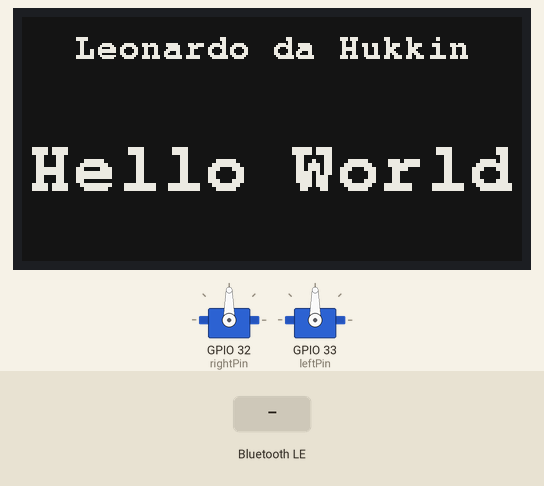
The sketch below on a simulated ESP32. Parts: 250×122 one-colour display, 2 × servo. The inputs (shaded band) are chosen by the test bench. Nothing arrives over Bluetooth unless stated; a phone connects over Bluetooth LE 3 s after start; what the sketch prints to the serial monitor is not drawn.

Above: at 2.3 s.
At 8.0 s:
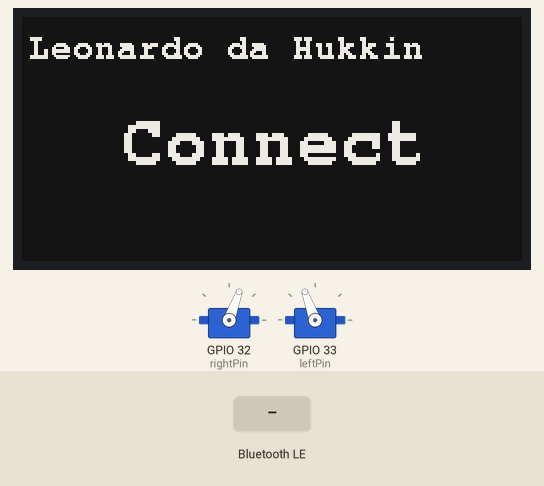
8.1 s: Bluetooth LE write "1" received
At 10.6 s:
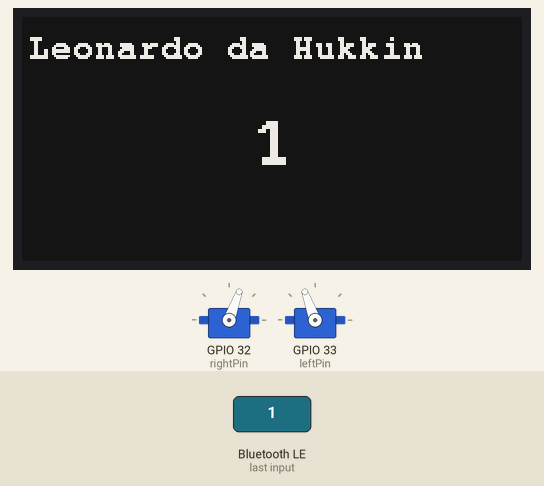
11.1 s: Bluetooth LE write "90" received
At 16.4 s:
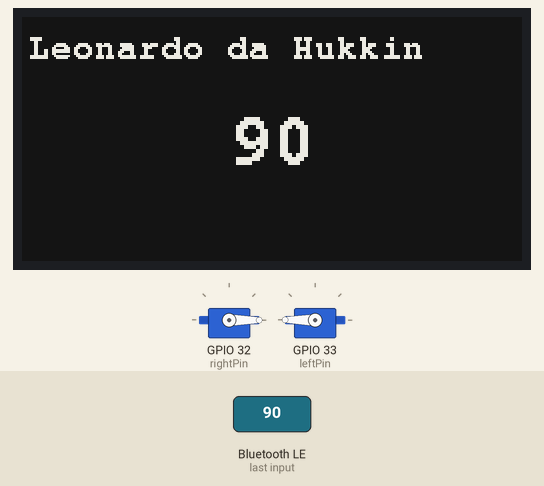
23.1 s: Bluetooth LE write "200" received
At 28.0 s:
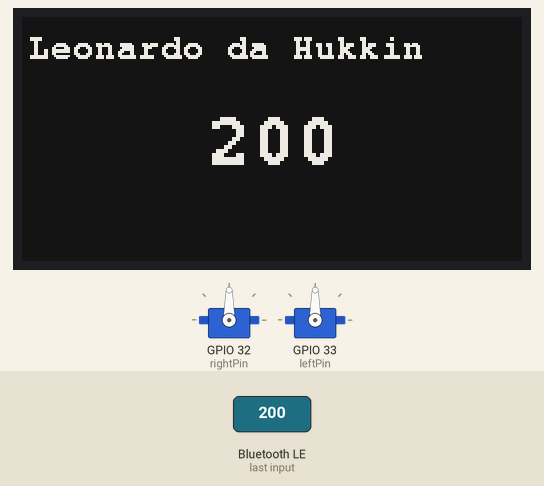
Timing chart, 0 to 29.5 s (numbered marks = the images above; inputs shaded):
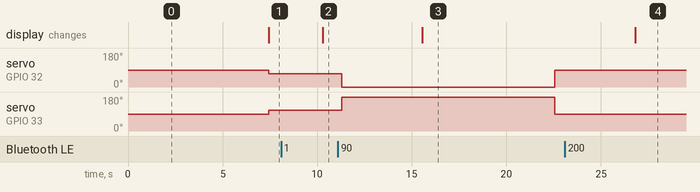

The sketch:

RobotAPI.ino
```cpp
#include <NimBLEDevice.h>
#include <ESP32Servo.h>

#include <GxEPD2_BW.h>
#include <Fonts/FreeMonoBold9pt7b.h>

// Epaper
// ESP32の接続はこちら SS=5,SCL(SCK)=18,SDA(MOSI)=23,BUSY=15,RST=2,DC=19
GxEPD2_BW<GxEPD2_213_BN, GxEPD2_213_BN::HEIGHT> display(GxEPD2_213_BN(/*CS=5*/ SS, /*DC=*/17, /*RST=*/16, /*BUSY=*/4)); // DEPG0213BN 122x250, SSD1680, TTGO T5 V2.4.1, V2.3.1

// BLE用
#define SERVICE_UUID "55725ac1-066c-48b5-8700-2d9fb3603c5e"
#define CHARACTERISTIC_UUID "69ddb59c-d601-4ea4-ba83-44f679a670ba"
#define BLE_DEVICE_NAME "WriteRobot"

NimBLEServer *pServer = NULL;
NimBLECharacteristic *pCharacteristic = NULL;
bool deviceConnected = false;
bool oldDeviceConnected = false;

// Aを初期値として利用する
//  A  B  C  D  E  F  G  H  I  J  K  L  M  N  O  P  Q  R  S  T
// 41 42 43 44 45 46 47 48 49 50 51 52 53 54 55 56 57 58 59 60

// Servo用
Servo servoRight;
Servo servoLeft;
int rightPin = 32;
int leftPin = 33;

int period = 50;
int minUs = 550;
int maxUs = 2450;

int initAngle = 90;

void executeServo(int left, int right)
{
  servoLeft.write(left);
  servoRight.write(right);
  delay(1000);
}

// 特定のパターンに沿って実行
void rotateServo(int code)
{
  if (code == 0)
  {
    executeServo(90, 90);
    executeServo(90, 55);
    executeServo(125, 0);
    executeServo(170, 10);
    executeServo(180, 55);
    executeServo(135, 60);
    executeServo(90, 90);
  }
  else if (code == 1)
  {
    executeServo(90, 90);
    executeServo(180, 0);
  }
}

// BLE Utils
class ServerCallbacks : public NimBLEServerCallbacks
{
  void onConnect(NimBLEServer *pServer)
  {
    deviceConnected = true;
    drawDisplay("Connect");
    servoLeft.write(110);
    servoRight.write(70);
    Serial.println("onConnect");
  };
  void onDisconnect(NimBLEServer *pServer)
  {
    deviceConnected = false;
    drawDisplay("Disconnect");
    Serial.println("onDisconnect");
  };
};

class CharacteristicCallbacks : public NimBLECharacteristicCallbacks
{
  // Writeされた時
  void onWrite(NimBLECharacteristic *pCharacteristic)
  {
    Serial.println("onWrite");
    String value = pCharacteristic->getValue();
    if (value.length() > 0)
    {
      Serial.print("Received Value: ");
      drawDisplay(value.c_str());
      for (int i = 0; i < value.length(); i++)
      {
        int hexValue = (int)value[i];
        Serial.print(hexValue - 48);
        Serial.print(' ');
        rotateServo(hexValue - 48);
        delay(1000);
      }
      Serial.println();
    }
  }
};

// Epaper
void drawDisplay(const char *message)
{
  // Serial.println("helloWorld");
  display.setRotation(1);
  display.setFont(&FreeMonoBold9pt7b);
  display.setTextColor(GxEPD_WHITE);

  const char *name = "Leonardo da Hukkin";
  int16_t tbx, tby;
  uint16_t tbw, tbh;
  display.getTextBounds(name, 0, 0, &tbx, &tby, &tbw, &tbh);
  // center bounding box by transposition of origin:
  uint16_t x = ((display.width() - tbw) / 2) - tbx;
  uint16_t y = ((display.height() - tbh) / 2) - tby;
  // full window mode is the initial mode, set it anyway
  display.setFullWindow();

  display.fillScreen(GxEPD_BLACK);
  display.setTextSize(1);
  display.setCursor(x, 20);
  display.print(name);

  display.setTextSize(2);
  display.getTextBounds(message, 0, 0, &tbx, &tby, &tbw, &tbh);
  x = ((display.width() - tbw) / 2) - tbx;
  display.setCursor(x, y + 20);
  display.print(message);

  display.display(false); // full update
}

void resetDisplay()
{
  display.setRotation(1);
  display.setFont(&FreeMonoBold9pt7b);
  display.setTextColor(GxEPD_BLACK);

  // おそらくディスプレイを初期化してるけどあんまよくわからん
  display.setFullWindow();
  display.firstPage();
  do
  {
    // スクリーン白紙
    display.fillScreen(GxEPD_WHITE);
  } // nextPageは存在しないがないと動かない
  while (display.nextPage());
}

void setup()
{
  Serial.begin(115200);
  // EPaper初期化
  display.init(115200, true, 2, false);
  drawDisplay("Hello World");

  NimBLEDevice::init(BLE_DEVICE_NAME);
  pServer = NimBLEDevice::createServer();
  pServer->setCallbacks(new ServerCallbacks());

  NimBLEService *pService = pServer->createService(SERVICE_UUID);

  pCharacteristic = pService->createCharacteristic(
      CHARACTERISTIC_UUID,
      NIMBLE_PROPERTY::WRITE | NIMBLE_PROPERTY::NOTIFY);

  pCharacteristic->setCallbacks(new CharacteristicCallbacks());
  pService->start();

  BLEAdvertising *pAdvertising = NimBLEDevice::getAdvertising();
  pAdvertising->addServiceUUID(SERVICE_UUID);
  pAdvertising->setScanResponse(false);
  pAdvertising->setMinPreferred(0x0);
  BLEDevice::startAdvertising();

  Serial.println("End Setup");

  // サーボセットアップ
  servoRight.setPeriodHertz(period);
  servoLeft.setPeriodHertz(period);
  servoRight.attach(rightPin, minUs, maxUs);
  servoLeft.attach(leftPin, minUs, maxUs);

  // 初期値は開いている状態にする
  servoRight.write(initAngle);
  servoLeft.write(initAngle);
  Serial.println("Servo setuped");
}

void loop()
{
  // disconnecting
  if (!deviceConnected && oldDeviceConnected)
  {
    delay(500); // give the bluetooth stack the chance to get things ready
    pServer->startAdvertising();
    Serial.println("restartAdvertising");
    oldDeviceConnected = deviceConnected;
  }
  // connecting
  if (deviceConnected && !oldDeviceConnected)
  {
    oldDeviceConnected = deviceConnected;
  }
}
```

Measured:
- after the input at 8.1 s, the display: changes after 2.2 s (image 2)
- after the input at 11.1 s, the display: changes after 4.5 s (image 3)
- after the input at 23.1 s, the display: changes after 3.7 s (image 4)
